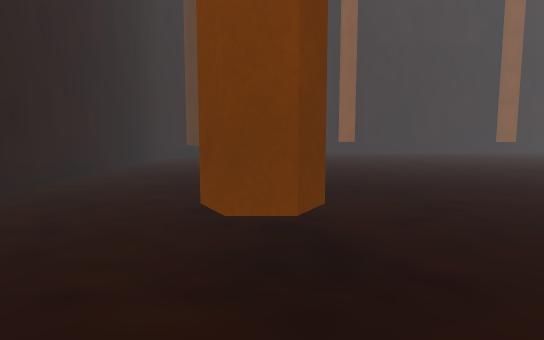
view 1 (above)

23 first-person views from a walk through a 3-D level made in the Unity game engine. The camera is 1.2 m above the floor, tilts 6° down and sees 75° across. The floor is counted in squares, 1 m on a side. Each view is taken from the middle of a square. On the plan, view 1 faces up. The plan holds only what a view shows up to about 14 squares ahead; the rest is blank. The player is left out.

view 2
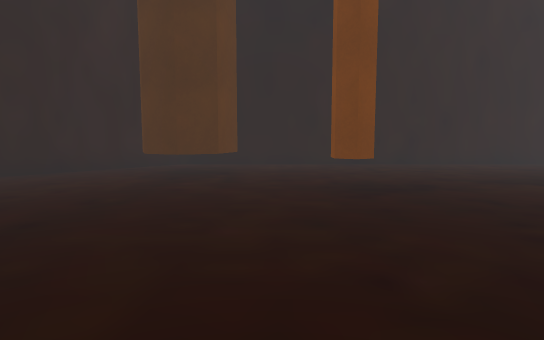

view 3
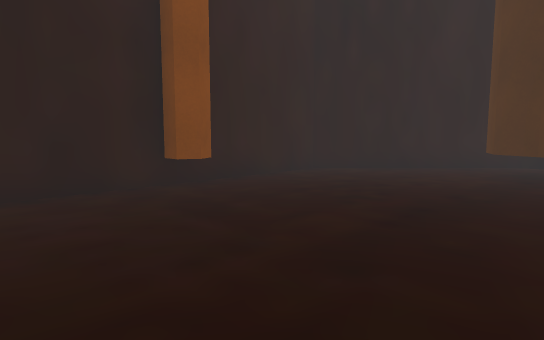

view 4
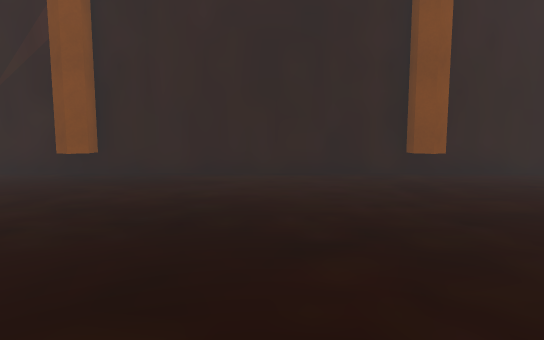

view 5
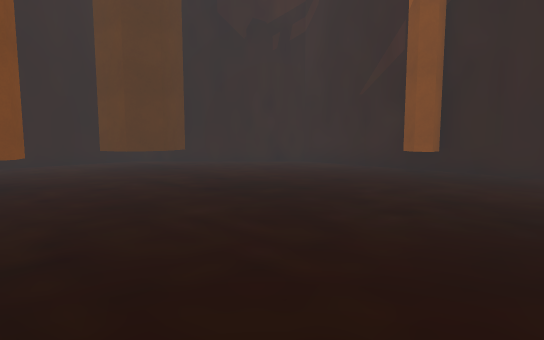

view 6
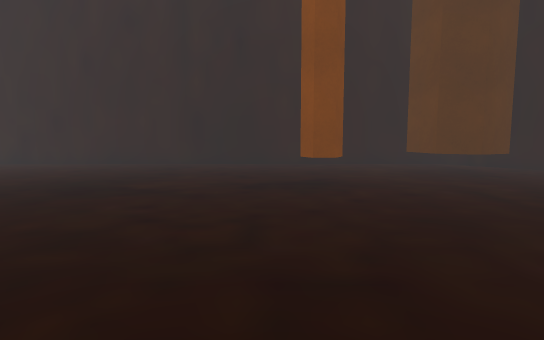

view 7
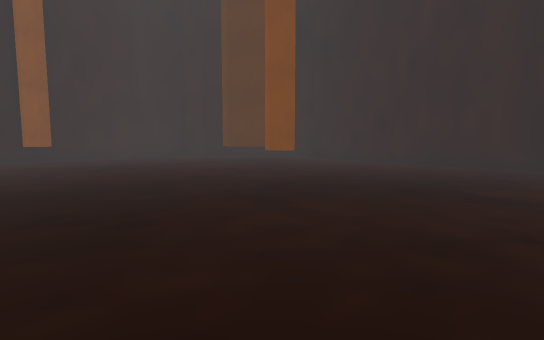

view 8
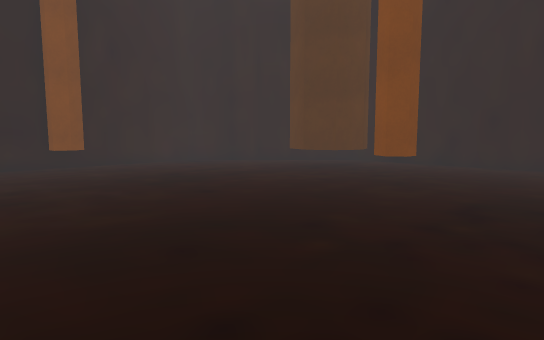

view 9
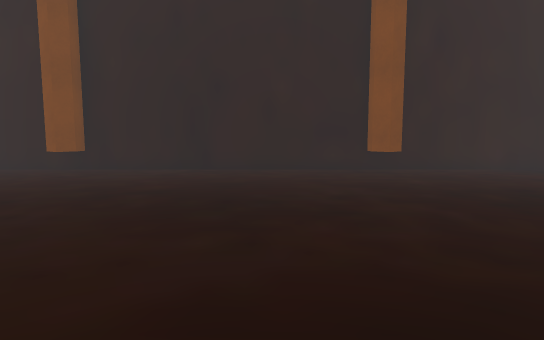

view 10
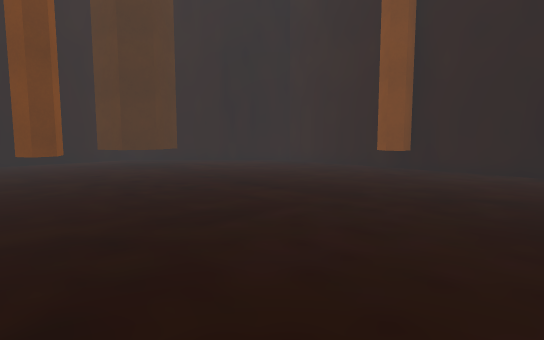

view 11
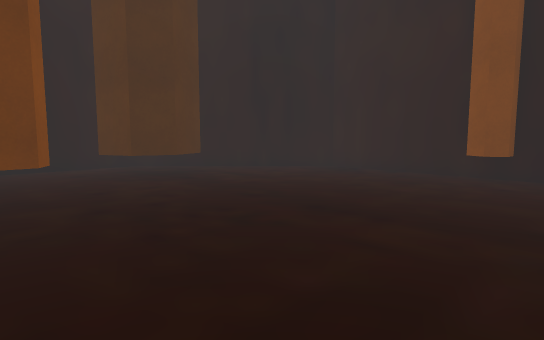

view 12
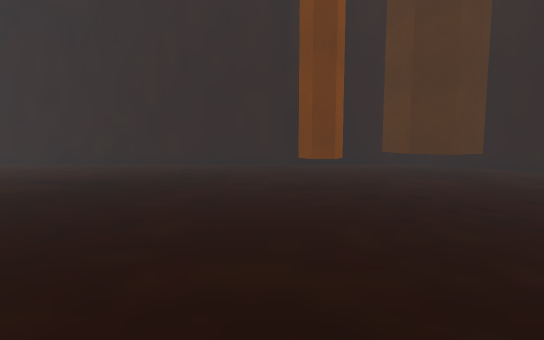

view 13
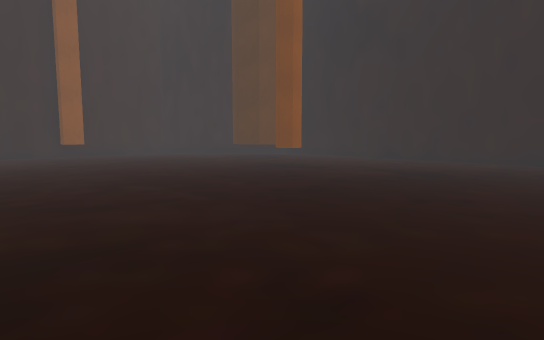

view 14
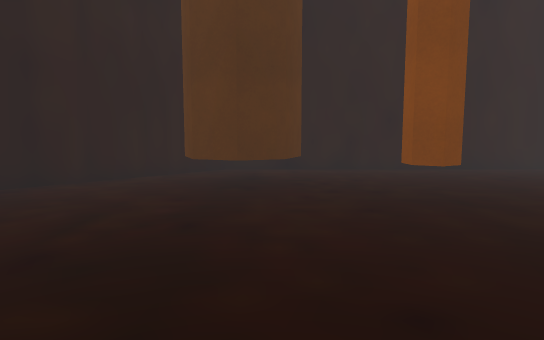

view 15
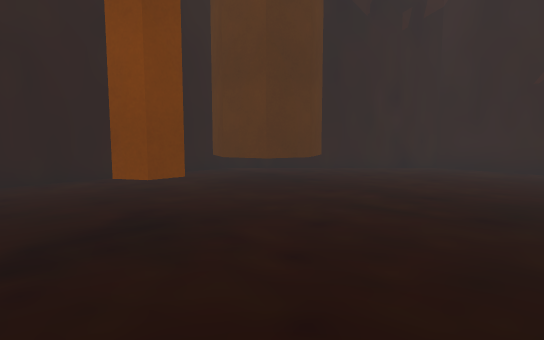

view 16
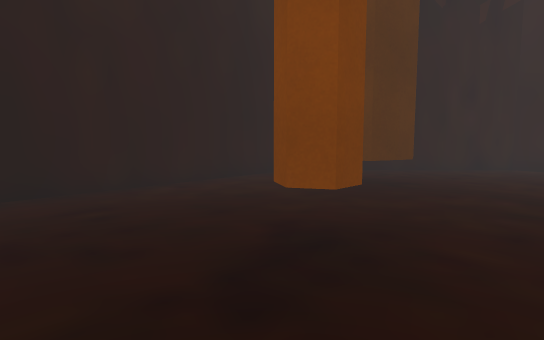

view 17
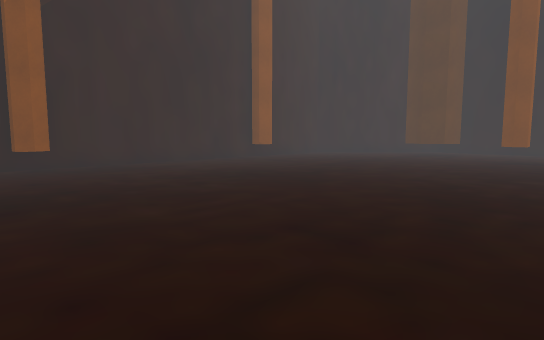

view 18
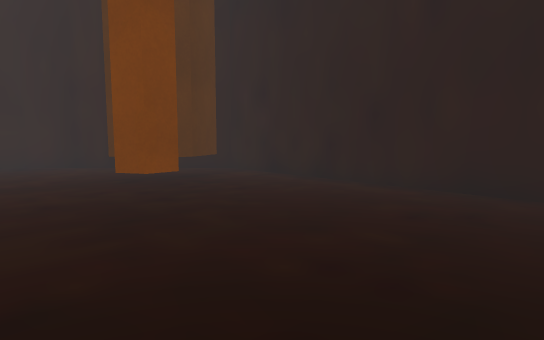

view 19
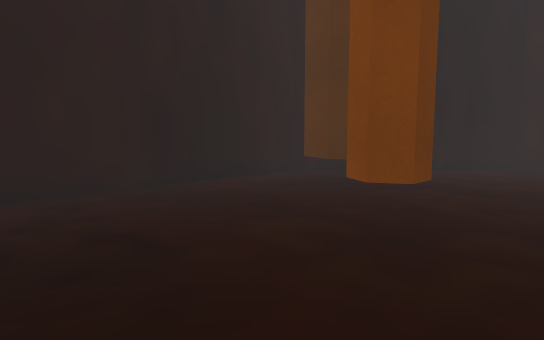

view 20
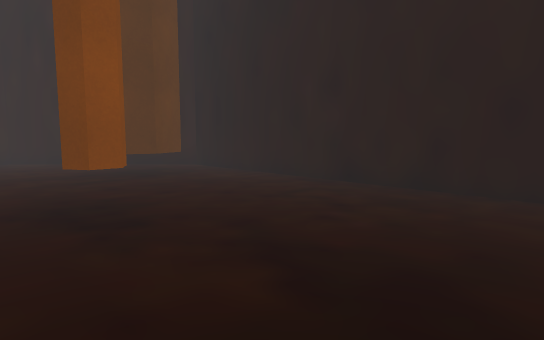

view 21
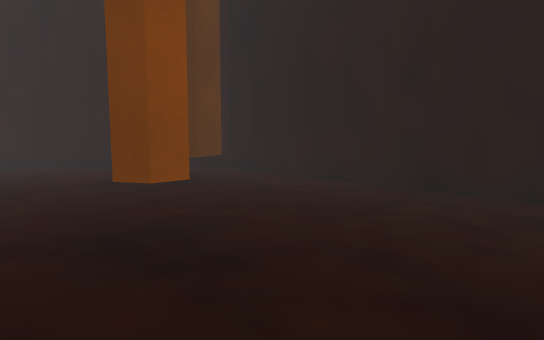

view 22
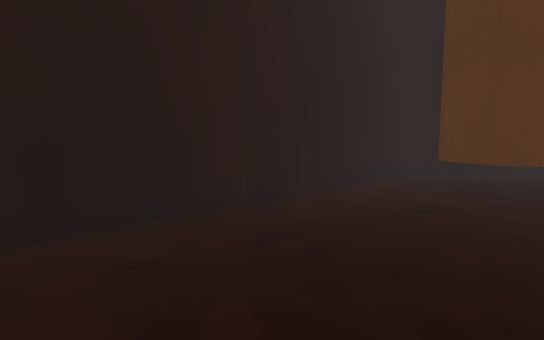

view 23
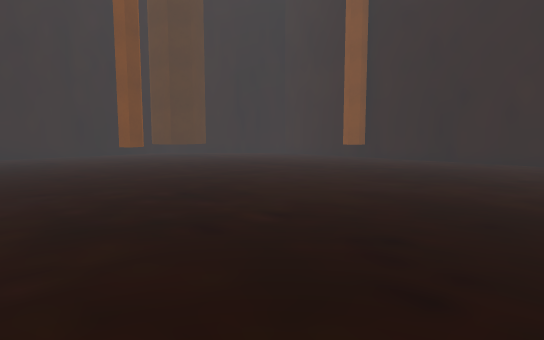

### Floor plan
Points are (right, up) in squares from view 1. A wall is a line through its corners. A room is listed if a view was taken in it or the views show most of it. See-through windows are left out.
Room 1 (views 1, 2, 3, 4, 5, 6, 7, 8, 9, 10, 11, 12, 13, 14, 15, 16, 17, 18, 19, 20, 21, 22, 23)
walls: (0.2, 3.3) (0.4, 2.8) (0.2, 2.4) (-0.3, 2.4) (-0.6, 2.8) (-0.3, 3.3) (0.2, 3.3); (19.8, 12.7) (19.2, 12.7) (19, 13.1) (19.2, 13.5) (19.8, 13.5); (19.5, 2.3) (19, 2.6) (19, 3.1) (19.5, 3.3) (19.9, 3.1); (-0.1, 13.6) (0.4, 13.4) (0.4, 12.9) (-0.1, 12.6) (-0.5, 12.9); (15, 21.8) (14.5, 21.5) (14, 21.7) (14, 22.4); (22.6, 15.7) (21.6, 15.3) (20.6, 15.7) (20.2, 16.7) (20.6, 17.7) (21.6, 18.1); (20.7, -2.5) (20.2, -1.5) (20.6, -0.5) (21.6, 0) (22.6, -0.4) (23.1, -1.5); (-1.6, 17.8) (-1.2, 16.7) (-1.6, 15.7) (-2.6, 15.3) (-3.7, 15.8); (5.1, 22.4) (5.1, 21.8) (4.6, 21.5) (4.1, 21.8); (4.2, -6.8) (4.6, -6.5) (5.1, -6.8) (5.1, -7.4); (14, -7.4) (14, -6.8) (14.5, -6.5) (15, -6.8) (15, -7.4); (-3.7, -0.5) (-2.6, 0) (-1.6, -0.4) (-1.2, -1.4) (-1.6, -2.4) (-2.7, -2.9); (19.6, 22.5) (-0.4, 22.5) (-5.4, 17.5) (-5.4, -2.5) (-0.4, -7.5) (19.6, -7.5) (24.6, -2.5) (24.6, 17.5) (19.6, 22.5)

Positions as (right, up) in squares from view 1, and headings:
1: (0, 0), facing up
2: (8, 1), facing left
3: (9, 0), facing down-left
4: (9, 3), facing down
5: (10, 4), facing down-right
6: (11, 4), facing right
7: (11, 5), facing up-right
8: (11, 9), facing up-right
9: (11, 11), facing up
10: (10, 11), facing up-left
11: (7, 12), facing up-left
12: (8, 12), facing left
13: (10, 12), facing down-left
14: (13, 16), facing right
15: (15, 5), facing down-right
16: (17, 6), facing down-right
17: (17, 6), facing down-left
18: (17, 8), facing up-right
19: (2, 9), facing up-left
20: (2, 9), facing down-left
21: (2, 7), facing down-left
22: (20, 7), facing down-right
23: (14, 7), facing up-left
